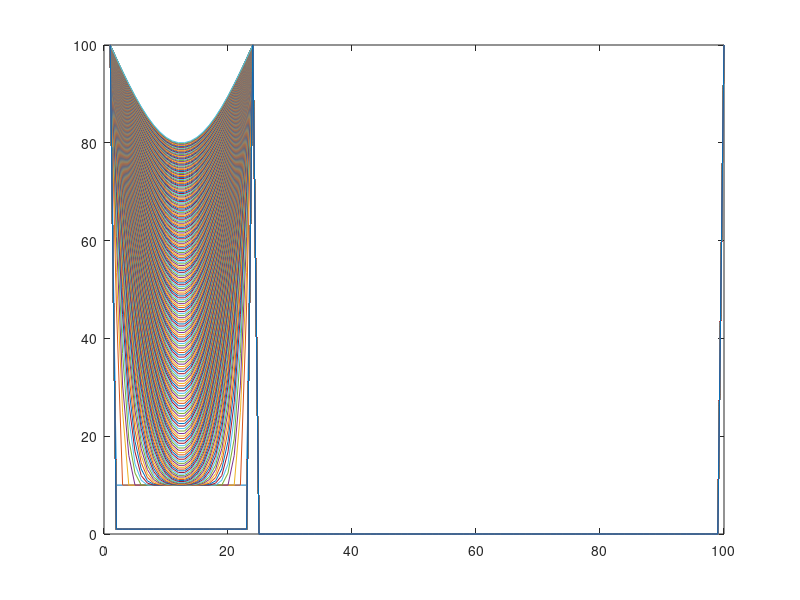

This chart was generated by the following MATLAB code:
%Clears everything from before
clear all
clc


% Dquail = 24mm, Rchicken = 54mm, Rostritch = 126mm
Diameter = 24;
radius = Diameter/2;

%Each step in x will be one millimeter
dx = 1;

dt = 1;
%time steps will be handled in the while loop

%: means all elements in that dimension
x_slots = Diameter/dx;
%initializing
T = ones(x_slots,2500);


%Setting up initial conditions
%We take the egg out of the fridge
T(:,1)= 10;

%lol gotta be sure to set up boundary conditions AFTER initial conditions

%Setting boundary conditions
%We put the egg in the water
T(1,:) = 100;
T(x_slots,:)= 100;



%choosing the egg type
%Choose 1 for quail, 2 for chicken, and 3 for ostrich
%Data from https://www.sciencedirect.com/science/article/pii/S0260877405001330
%alpha is in units Watts/meter*Kelvin
% egg_type = 1;
% if egg_type == 1
%     water_content = 0.518;
%     alpha = 0.407;
%     
% else if egg_type == 2
%         water_content = 0.736;
%         alpha = 0.493;
%         
%     else if egg_type == 3
%             water_content = 0.882;
%             alpha = 0.554;
%         else 
%             printf("This isn't going to work if you don't pick an egg type you turkey");
%         end
%     end
% end


alpha = 0.407;

k = 1;
Middle = x_slots/2;
endTime = 100000;
checked = 0;

F = (alpha*dt)/(dx^2);

check = 1-(2*F);


if check > 0
    %We let it cook until it reaches 80C
    while T(Middle,k) < 80

        for i = 2:(x_slots-1)
            %with each time step, the insides change somewhat
            T(i,k+1)=((1-(2*F))*T(i,k))+(F*T(i+1,k))+(F*T(i-1,k));
            

        end
        %but I reset them here anyway just incase
        T(1,:) = 100;
        T(100,:)= 100;
            
        
        k = k+1;
             
    end
else 
    error = "Your time or x step is bad, fix it";
    disp(error)
end

time = k*dt;
total_time = time +10;

plot(T)

% Don't really need to, I mean the center isn't going to cool in the water
% %We cook it for 10 more seconds
%     while extra_time < 10
% 
%         for i = 2:9
%             %with each time step, the insides change somewhat
%             T(i,k+1)=((1-(2*F))*T(i,k))+(F*T(i+1,k))+(F*T(i-1,k));
%             
% 
%         end
%         %but I reset them here anyway just incase
%         T(1,:) = 100;
%         T(100,:)= 100;
%         
%         extra_time = w*dt;
%         w = w+1;
%         
%         k = k+1;
%              
%     end

    
    









        



